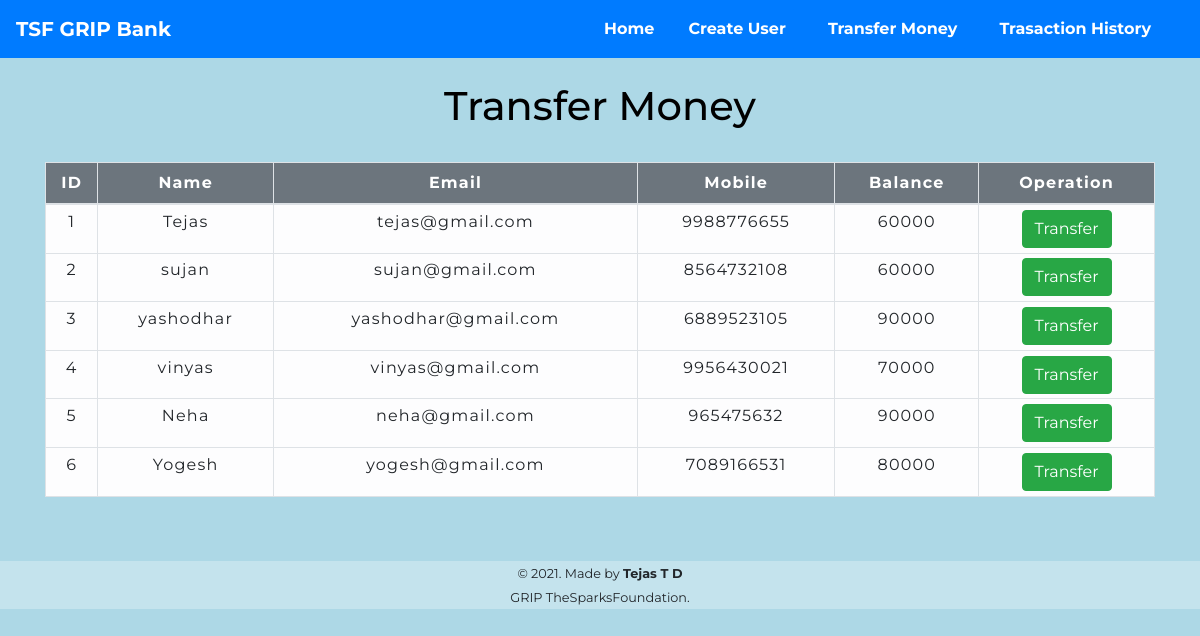
The app's page /transfermoney.php with its own data.
### tables this page shows
CREATE TABLE `users` (
  `id` int(3) NOT NULL,
  `name` text NOT NULL,
  `email` varchar(30) NOT NULL,
  `mobile` text NOT NULL,
  `balance` int(8) NOT NULL
);

### transfermoney.php (the view, shortened to what this page needs)
<!DOCTYPE html>
<html lang="en" dir="ltr">
  <head>
    <link rel="stylesheet" href="css/transfermoney.css">
    <link rel="stylesheet" href="https://maxcdn.bootstrapcdn.com/bootstrap/4.0.0/css/bootstrap.min.css">
  </head>
  <body style="background-color: #ADD8E6;">
    <?php
      include "navbar.php"
     ?>
     <?php
        include 'dbcon.php';
        $sql = "SELECT * FROM users";
        $result = mysqli_query($conn, $sql);
      ?>
     <div class="container">
       <h1 class="text-center py-4" style="color:black">Transfer Money</h1>
        <div class="row">
          <div class="col">
            <div class="table-responsive-sm">
              <table class="table table-light table-hover table-sm  table-condensed table-bordered" style="Border-color:black;">
                <thead class="bg-secondary" style="color:white;">
                  <tr>
                    <th scope="col" class="text-center py-2">ID</th>
                    <th scope="col" class="text-center py-2">Name</th>
                    <th scope="col" class="text-center py-2">Email</th>
                    <th scope="col" class="text-center py-2">Mobile</th>
                    <th scope="col" class="text-center py-2">Balance</th>
                    <th scope="col" class="text-center py-2">Operation</th>
                  </tr>
                </thead>
                <tbody>
                  <?php
                    while ($rows = mysqli_fetch_assoc($result)) {
                  ?>
                        <tr>
                          <td><?php echo $rows['id'] ?></td>
                          <td><?php echo $rows['name'] ?></td>
                          <td><?php echo $rows['email'] ?></td>
                          <td><?php echo $rows['mobile'] ?></td>
                          <td><?php echo $rows['balance'] ?></td>
                          <td><a href="moneytransfer.php?id=<?php echo $rows['id'] ?>"><button type="button" class="btn btn-success">Transfer</button></a></td>
                        </tr>
                  <?php
                    }
                   ?>
                </tbody>
              </table>
            </div>
          </div>
        </div>
     </div>
     <div class="container-fluid" style="background-color:#c4e3ed">
       <footer class="text-center mt-5">
         <p><small>&copy 2021. Made by <b>Tejas T D</b><br>GRIP TheSparksFoundation.</small></p>
       </footer>
     </div>
  </body>
</html>

### navbar.php (shortened to what this page needs)
<nav class="navbar navbar-expand-lg navbar-dark bg-primary" style="font-family: 'Montserrat', sans-serif;">
  <a class="navbar-brand" href="index.php"><b>TSF GRIP Bank</b></a>
  <div class="collapse navbar-collapse" id="navbarSupportedContent">
    <ul class="navbar-nav ml-auto">
      <li class="nav-item">
        <a class="nav-link btn btn-primary mr-3" style="color:white; " href="index.php"><b>Home</b></a>
      </li>
      <li class="nav-item">
        <a class="nav-link btn btn-primary mr-4" style="color:white;" href="createuser.php"><b>Create User</b></a>
      </li>
      <li class="nav-item">
        <a class="nav-link btn btn-primary mr-4" style="color:white;" href="transfermoney.php"><b>Transfer Money</b></a>
      </li>
      <li class="nav-item">
        <a class="nav-link btn btn-primary mr-4" style="color:white;" href="transactionhistory.php"><b>Trasaction History</b></a>
      </li>
    </ul>
  </div>
</nav>

### css/transfermoney.css (style rules this page uses)
* { padding: 0; margin: 0; box-sizing: border-box; font-family: 'Montserrat', sans-serif; }
table { letter-spacing: 1.2px; }
td { text-align: center; }
button { border:none; background: #eb6f6f; transition: 1s; }

### records on screen
users: id "1", name "Tejas", email "tejas@gmail.com", mobile "9988776655", balance "60000"
users: id "2", name "sujan", email "sujan@gmail.com", mobile "8564732108", balance "60000"
users: id "3", name "yashodhar", email "yashodhar@gmail.com", mobile "6889523105", balance "90000"
users: id "4", name "vinyas", email "vinyas@gmail.com", mobile "9956430021", balance "70000"
users: id "5", name "Neha", email "neha@gmail.com", mobile "965475632", balance "90000"
users: id "6", name "Yogesh", email "yogesh@gmail.com", mobile "7089166531", balance "80000"
